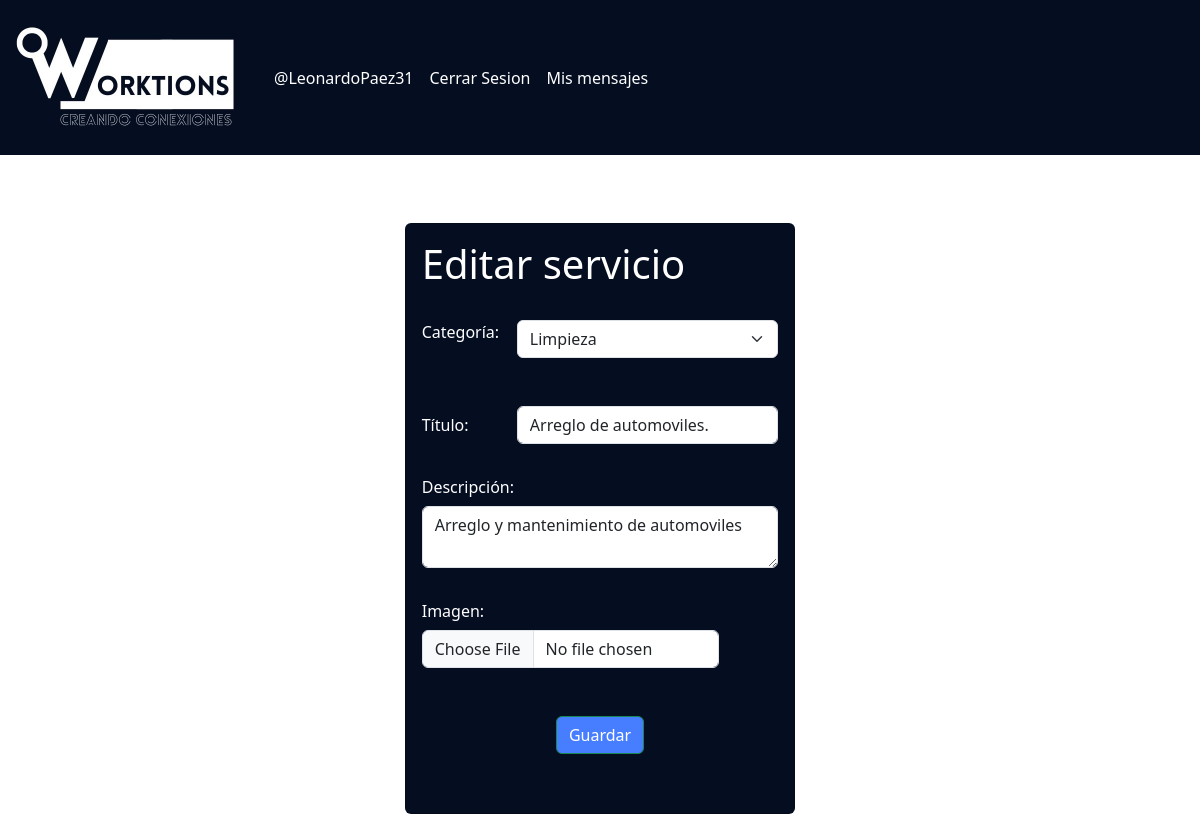
The page /edit_service/31 (signed in) on the database its author committed.
### Modules/Services/models.py (models this page shows, shortened)
class User(AbstractBaseUser):
    username = models.CharField('Nombre de usuario',unique = True, max_length=100)
    email = models.EmailField('Correo Electrónico', max_length=254,unique = True)
    name = models.CharField('Nombres', max_length=200, null=True)
    id = models.CharField(max_length=15, primary_key=True)
    date_of_birth = models.DateField(null=True)
    address = models.CharField(max_length = 50, null=True)
    city = models.CharField(max_length =20, null=True)
    barrio = models.CharField(choices=BARRIOS_MED, default="------", max_length=200)
    phone = models.CharField(max_length =15, null=True)
    gender = models.CharField(max_length=15, null=True)
    usuario_activo = models.BooleanField(default = True)
    usuario_administrador = models.BooleanField(default = False)
    objects = UserManager()
    USERNAME_FIELD = 'username'
    REQUIRED_FIELDS = ['name','email', 'id', 'city']

class Service(models.Model):
    id = models.BigAutoField(primary_key=True)
    title= models.CharField(max_length= 50, default='')
    user = models.ForeignKey(User,to_field='id', null= False, blank=False, on_delete=models.CASCADE)
    category = models.CharField(max_length=100, default='', null= False, blank=False)
    description = models.CharField(max_length = 250, default='')
    images = models.ImageField(upload_to="media/services/images", null=True)

### Modules/Services/views.py (the view)
# urls.py: path('edit_service/<id>', servicesViews.edit_service_template,name="edit_service_template"),
@login_required
def edit_service_template(request, id):
    service = Service.objects.get(id=id)
    return render(request, 'edit_service.html', {'service': service})

### Modules/Services/templates/edit_service.html (shortened to what this page needs)
{% extends 'base.html' %}
{% block content %}
<html>
    <head>
        {%load static %}
        <link ref="stylesheet" href="https://cdn.jsdelivr.net/npm/bootstrap@5.3.0-alpha1/dist/css/bootstrap.min.css"
            rel="stylesheet"
>
    </head>
    <body>
        <div class="container mb-3" >
            <div class="row">
                <div style="display: flex; justify-content: center;" >
                    <div class="card" style="width: 35%; height: 75%; margin-top: 20%; background-color: #050d21; color: white; ">
                        <div class="card-body">
                            <h1>Editar servicio</h2>
                            <form action="/edit_service" method="POST" enctype="multipart/form-data">
                                <br>
                                <div class="row">
                                    <div class="col-3" >
                                        <label for="category" value="{{ service.category }}" >Categoría:</label>
                                    </div>
                                    <div class="col-9">
                                        <select name="category" id="category" class="form-select">
                                          <option value="Limpieza">Limpieza</option>
                                        </select>
                                    </div>
                                </div>
                                <br>
                                <br>
                                <div class="row">
                                    <div class="col-3" >
                                        <label for="title" class=" col-form-label">Título:</label>
                                    </div>
                                    <div class="col-9">
                                        <input type="text" name="title"  value="{{ service.title }}" id="title" class="form-control">
                                    </div>
                                </div>
                                <br>
                                <label for="description" class=" col-form-label">Descripción:</label>
                                <textarea name="description"  id="description" class="form-control">{{ service.description }}</textarea>
                                <br>
                                <label for="imagen" class=" col-form-label">Imagen:</label>
                                <div class="col-sm-10">
                                    <input type="file" name="images" id="images" class="form-control">
                                </div>
                                <br></br>
                                <div style="display: flex; justify-content: center;">
                                    <button type="submit" class="btn btn-success" id="create-service" style="background-color: #477eff;" >Guardar</button>
                                </div>
                            </form>
                        </div>
                    </div>
                </div>
            </div>
        </div>
    </body>
</html>
{% endblock %}

### Modules/Services/templates/base.html (shortened to what this page needs)
<html>
    <head>
        {%load static %}
        <link ref="stylesheet" href="https://cdn.jsdelivr.net/npm/bootstrap@5.3.0-alpha1/dist/css/bootstrap.min.css"
            rel="stylesheet"
>
    </head>
    <body>
        <nav class="navbar navbar-expand-lg navbar-light justify-content-between" style="background-color: #050d21;" id="header">
            <a class="navbar-brand" href="{% url 'home' %}"><img src="../../../media/media/Logo worktions.jpeg" style="width: 250px;"></a>
            {% if user.is_authenticated %}
            <div class="collapse navbar-collapse" id="navbarTogglerDemo03">
              <ul class="navbar-nav mr-auto mt-2 mt-lg-0">
                  <li class="nav-item">
                    <a class="nav-link" href="{% url 'profile' %}" style="color: white;">@{{ user.username}}</a>
                  </li>
                  <li class="nav-item">
                    <a class="nav-link" href="{% url 'logout' %}" style="color: white;">Cerrar Sesion</a>
                  </li>
                  <li class="nav-item">
                    <a class="nav-link" href="{% url 'inbox' %}" style="color: white;">Mis mensajes</a>
                  </li>
              </ul>
            </div>
              {% endif %}
          </nav>
          {% block content %}
          {% endblock %}
    </body>
</html>

### Modules/Services/templates/base.html (style rules this page uses)
#header { position: fixed; width: 100%; z-index: 1000; }
.navbar { margin-bottom: 0px !important; }

### rows shown on the page
User: username "LeonardoPaez31"
Service: title "Arreglo de automoviles.", description "Arreglo y mantenimiento de automoviles"
